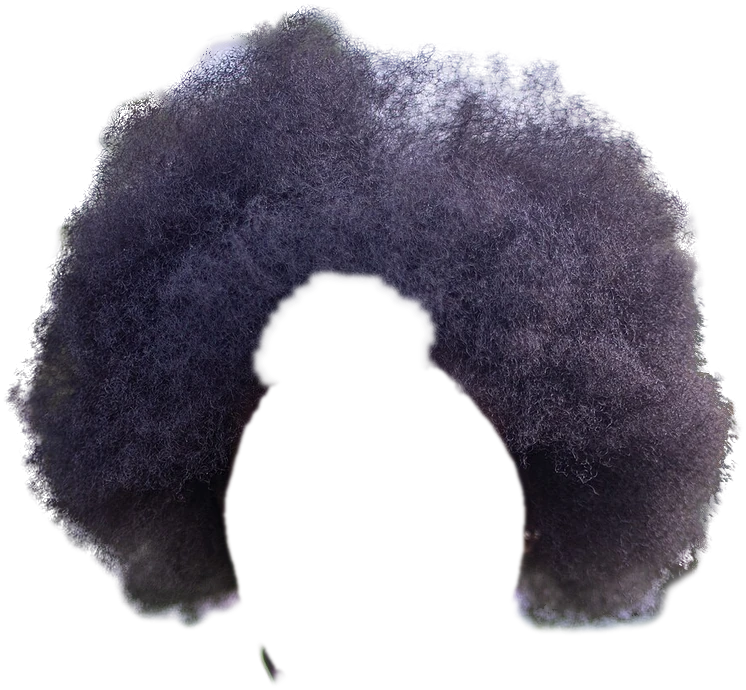
#> input picture android/app/src/main/assets/hair/afro.webp, 746 x 690 px
$ python light-darkroom-sim.py ../android/app/src/main/assets/hair/afro.webp out.png
#> lines starting #> are read from the running program, lines starting #| are printed output that depends on the picture
"""
Turns a well-lit photo into a realistic dark-room burst, for testing the
low-light pipeline on a familiar picture (development only, desktop).

The photo is taken back to linear light, given `--stops` less light, and
each frame gets independent sensor noise (photon "shot" noise, which grows
with the signal, plus read noise; the model used for raw denoising, e.g.
Brooks et al., "Unprocessing Images for Learned Raw Denoising", CVPR 2019)
and a small random hand-shake shift; then the camera's gain brings it back
up to a normal brightness, as a phone's auto exposure would, and it is
stored as an 8-bit frame.

  python3 scripts/light-darkroom-sim.py PHOTO OUT_DIR [--frames 8] [--stops 4] [--size 2048]

Writes OUT_DIR/frame_NNNN.ppm.
"""
from __future__ import annotations

import argparse
from pathlib import Path

import numpy as np
from PIL import Image, ImageOps


def to_linear(v: np.ndarray) -> np.ndarray:
    return np.where(v <= 0.04045, v / 12.92, ((v + 0.055) / 1.055) ** 2.4)


def to_srgb(v: np.ndarray) -> np.ndarray:
    v = np.clip(v, 0.0, 1.0)
    return np.where(v <= 0.0031308, 12.92 * v, 1.055 * np.power(v, 1 / 2.4) - 0.055)


def main() -> int:
    ap = argparse.ArgumentParser()
    ap.add_argument("photo")
    ap.add_argument("out")
    ap.add_argument("--frames", type=int, default=8)
    ap.add_argument("--stops", type=float, default=4.0)
    ap.add_argument("--size", type=int, default=2048)
    ap.add_argument("--seed", type=int, default=1)
    a = ap.parse_args()
    out = Path(a.out)
    out.mkdir(parents=True, exist_ok=True)
    im = ImageOps.exif_transpose(Image.open(a.photo)).convert("RGB")
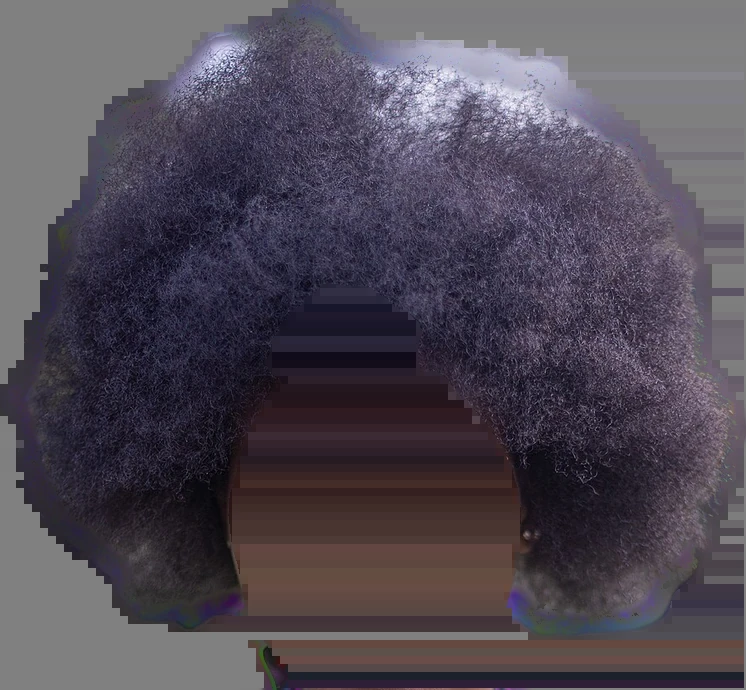
#> im: PIL image 746x690 RGB; mean R, G, B 80.6, 74, 85
    im.thumbnail((a.size, a.size), Image.LANCZOS)
    lin = to_linear(np.asarray(im, np.float64) / 255.0)
#> in to_linear, `return np.where(v <= 0.04045, v / 12.92, ((v + 0.055) / 1.055) ** 2.4)`:
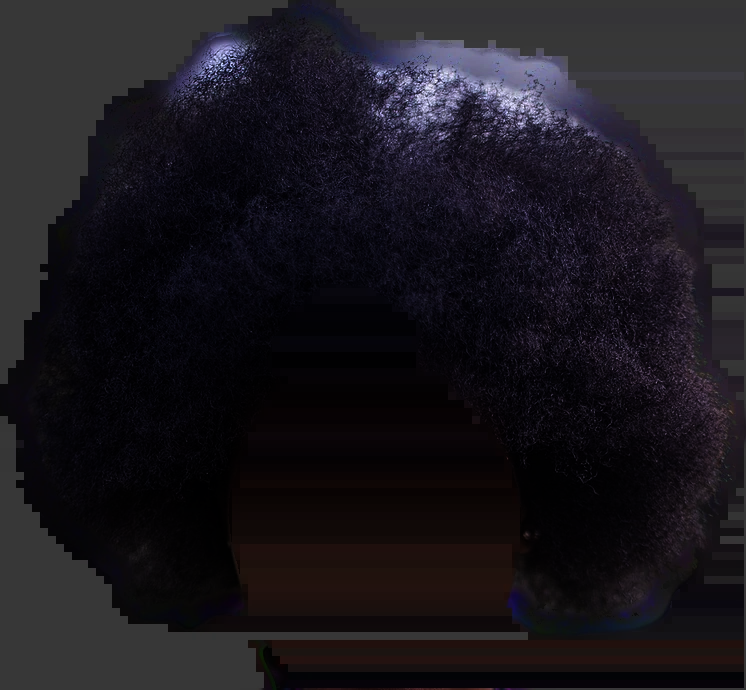
#> returned value: shape (690, 746, 3) float64; mean of channels 0, 1, 2 0.105, 0.0938, 0.116; drawn as R, G, B
    rng = np.random.default_rng(a.seed)
    gain = 2.0 ** a.stops
    shot, read = 0.0016, 4e-6  # variance = shot·signal + read, on the dimmed signal
    h, w, _ = lin.shape
#> h = 690; w = 746
    for k in range(a.frames):
        dx, dy = rng.integers(-3, 4, size=2)
        shifted = np.roll(np.roll(lin, int(dy), axis=0), int(dx), axis=1)
        dark = shifted / gain
        noisy = dark + rng.normal(0.0, 1.0, dark.shape) * np.sqrt(shot * dark + read)
        frame = to_srgb(noisy * gain)
        Image.fromarray((frame * 255.0 + 0.5).astype(np.uint8)).save(out / f"frame_{k:04d}.ppm")
#> this loop made 8 passes
#> pass 1, in main, `noisy = dark + rng.normal(0.0, 1.0, dark.shape) * np.sqrt(shot * dark ..`:
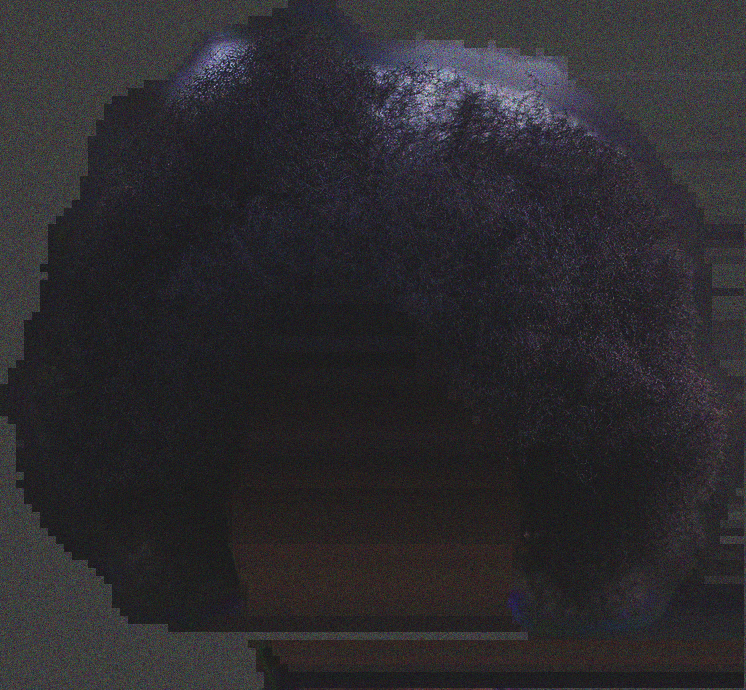
#> noisy: shape (690, 746, 3) float64; mean R, G, B 0.00657, 0.00586, 0.00726; drawn with min black and max white
#> pass 1, in main, `frame = to_srgb(noisy * gain)`:
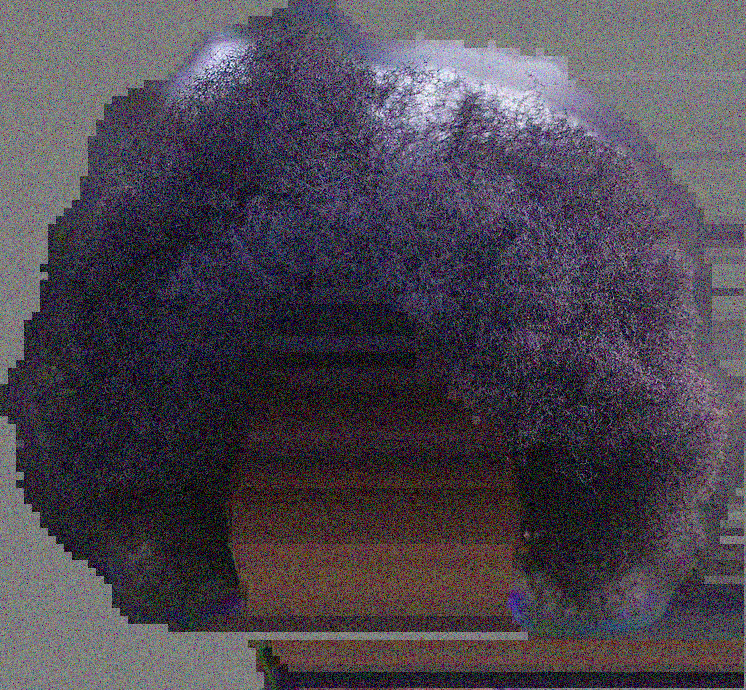
#> frame: shape (690, 746, 3) float64; mean R, G, B 0.302, 0.278, 0.317
    print(f"{a.frames} frames, {w}x{h}, {a.stops} stops darker")
#| 8 frames, 746x690, 4.0 stops darker
    return 0


if __name__ == "__main__":
    raise SystemExit(main())
#> (the program exits here)
